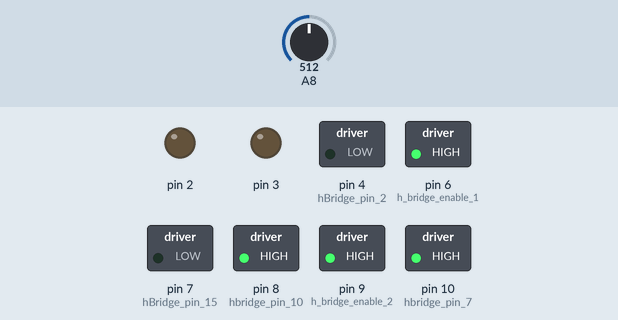
Recording of a sketch running on a simulated Arduino Mega 2560, built with avr-gcc and run on an emulated ATmega2560. Parts: switched loads named in the sketch (green lamp = pin HIGH), output pins drawn as LEDs (lit = HIGH). Inputs (shaded band) come from the test bench; at power-on: A8 = 512.

Above: at 0.1 s.
At 0.6 s:
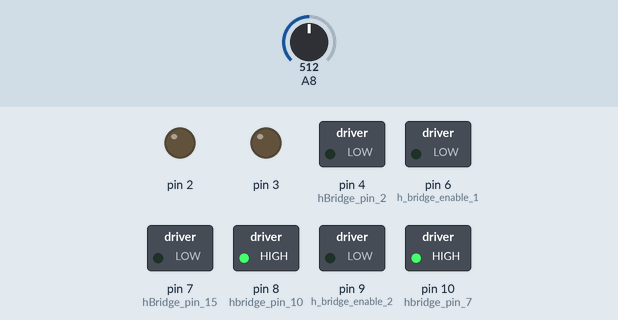
Timing chart, 0 to 2.1 s (numbered marks = the images above):
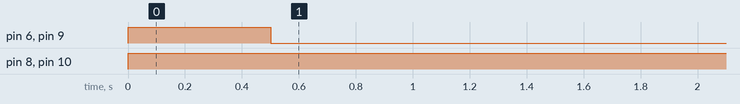

The sketch:

CollisionTest.ino
```cpp
  int value = 0;
  int hit = 0;

void setup() {
  // setup LEDs
  pinMode(2, OUTPUT);
  pinMode(3, OUTPUT);

  // setup motor
  pinMode(4, OUTPUT); //hBridge pin 2
  pinMode(10, OUTPUT);//hbridge pin 7
  pinMode(6, OUTPUT); // h bridge enable 1 (pin1)
  pinMode(7, OUTPUT); //hBridge pin 15
  pinMode(8, OUTPUT); //hbridge pin 10
  pinMode(9, OUTPUT); // h bridge enable 2 (pin 9)

  //setup collision sensor
  pinMode(A8, INPUT);
  Serial.begin(9600);
  forward(0);

}
void loop() {
   value = analogRead(A8);
   if (value >= 500 && hit == 0) {
    //stop_motor(1000);
    reverse(500);
    stop_motor(0);
    hit = 1;
   }

  if(hit)
    return;
}
```

MotorControl.ino
```cpp
void forward(int time){
  digitalWrite(6, HIGH); //enable driver 1 on
  digitalWrite(9, HIGH); //enable driver 2 on
  digitalWrite(4, HIGH);
  digitalWrite(10, LOW);
  digitalWrite(7, HIGH);
  digitalWrite(8, LOW);
  delay(time);
}

void reverse(int time){
  digitalWrite(6, HIGH);//enable driver 1 on
  digitalWrite(9, HIGH);//enable driver 2 on
  digitalWrite(4, LOW);
  digitalWrite(10, HIGH);
  digitalWrite(7, LOW);
  digitalWrite(8, HIGH);
  delay(time);
}

void right(int time){
  digitalWrite(6, HIGH);//enable driver 1 on
  digitalWrite(9, HIGH);//enable driver 2
  digitalWrite(4, HIGH); //right wheel forward
  digitalWrite(10, LOW);
  digitalWrite(7, LOW); //left wheel reverse
  digitalWrite(8, HIGH);
  delay(time);
}

void left(int time){
  digitalWrite(6, HIGH);//enable driver 1 on
  digitalWrite(9, HIGH);//enable driver 2
  digitalWrite(4, LOW); //right wheel reverse
  digitalWrite(10, HIGH);
  digitalWrite(7, HIGH); //left wheel forward
  digitalWrite(8, LOW);
  delay(time);
}

void pivot_right_forward(int time){
  digitalWrite(6, LOW);//enable driver 1 on
  digitalWrite(9, HIGH);//enable driver 2
  digitalWrite(4, LOW); //right wheel reverse
  digitalWrite(10, HIGH);
  digitalWrite(7, HIGH); //left wheel forward
  digitalWrite(8, LOW);
  delay(time);
}

void pivot_right_backward(int time){
  digitalWrite(6, LOW);//enable driver 1 on
  digitalWrite(9, HIGH);//enable driver 2
  digitalWrite(4, LOW); //right wheel reverse
  digitalWrite(10, HIGH);
  digitalWrite(7, LOW); //left wheel backwards
  digitalWrite(8, HIGH);
  delay(time);
}

void stop_motor(int time){
    digitalWrite(6, LOW);//enable driver 1 on
    digitalWrite(9, LOW);//enable driver 2
    delay(time);
}
```

Measured:
- by itself, pin 6 (h_bridge_enable_1), pin 9 (h_bridge_enable_2): HIGH → LOW at 0.50 s
- by itself, pin 8 (hbridge_pin_10), pin 10 (hbridge_pin_7): LOW → HIGH at 0.00 s
